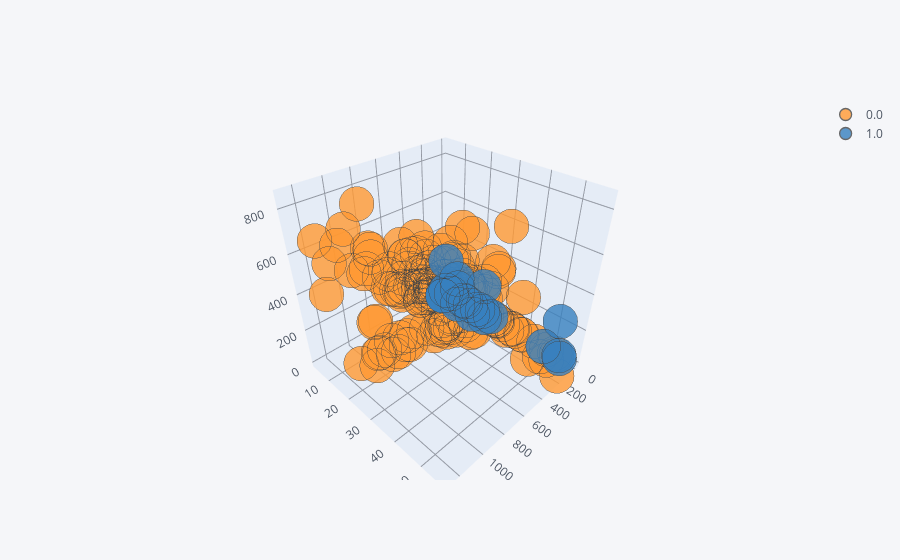

Notebook source saved alongside this figure:
### Code cell
Xi.sample(200).iplot(kind='scatter3d',x=best[0],y=best[1],z=best[2],categories='TARGET')

### Figure 1 — Plotly figure (JSON) as saved in the notebook; plotly's stock layout.template omitted (floating-point values rounded to 4 significant figures; data arrays with more than 128 entries replaced by an {"elided": "..."} marker saying what was removed)
{"data": [{"marker": {"color": "rgba(255, 153, 51, 1.0)", "line": {"width": 1.3}, "opacity": 0.8, "size": 12, "symbol": "circle"}, "mode": "markers", "name": "0.0", "textfont": {"color": "#4D5663"}, "type": "scatter3d", "x": {"elided": "178 int values"}, "y": {"elided": "178 float values"}, "z": {"elided": "178 float values"}}, {"marker": {"color": "rgba(55, 128, 191, 1.0)", "line": {"width": 1.3}, "opacity": 0.8, "size": 12, "symbol": "circle"}, "mode": "markers", "name": "1.0", "textfont": {"color": "#4D5663"}, "type": "scatter3d", "x": [370, 1, 1, 1, 370, 12, 1, 370, 89, 25, 59, 1, 124, 2, 1, 7, 131, 5, 5, 1, 52, 258], "y": [17.3, 3.25, 6, 13.2, 17.3, 15.85, 3.25, 17.3, 19.66, 53.16, 23.13, 12, 14.03, 52.38, 21, 19.11, 13.79, 25.02, 50.8, 46.5, 23.77, 19.21], "z": [201.0, 201.0, 0, 0, 201.0, 0, 0, 201.0, 0, 0, 201.0, 0, 33.45, 0, 0, 0, 201.0, 0, 201.0, 0, 0, 226.6]}], "layout": {"legend": {"bgcolor": "#F5F6F9", "font": {"color": "#4D5663"}}, "paper_bgcolor": "#F5F6F9", "plot_bgcolor": "#F5F6F9", "scene": {"xaxis": {"gridcolor": "#9499A3", "showgrid": true, "tickfont": {"color": "#4D5663"}, "title": {"font": {"color": "#4D5663"}, "text": ""}, "zerolinecolor": "#9499A3"}, "yaxis": {"gridcolor": "#9499A3", "showgrid": true, "tickfont": {"color": "#4D5663"}, "title": {"font": {"color": "#4D5663"}, "text": ""}, "zerolinecolor": "#9499A3"}, "zaxis": {"gridcolor": "#9499A3", "showgrid": true, "tickfont": {"color": "#4D5663"}, "title": {"font": {"color": "#4D5663"}, "text": ""}, "zerolinecolor": "#9499A3"}}, "title": {"font": {"color": "#4D5663"}}}}
